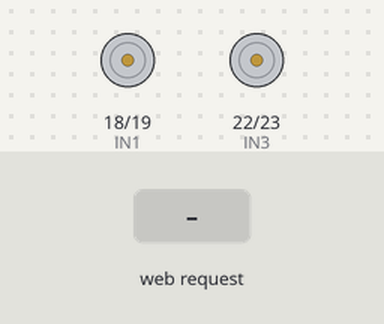
Bench run of a sketch on a simulated ESP32. Shown: motor-driver pin pairs drawn as motors (green arrow = first pin HIGH = forward, orange = second pin HIGH = backward, longer = more drive). The inputs (shaded band) are chosen by the test bench. WiFi joins after 1.5 s; servers stay silent unless stated; what the sketch prints to the serial monitor is not drawn.

Above: at 2.7 s.
2.8 s: HTTP request GET /runBothReverse received
At 3.3 s:
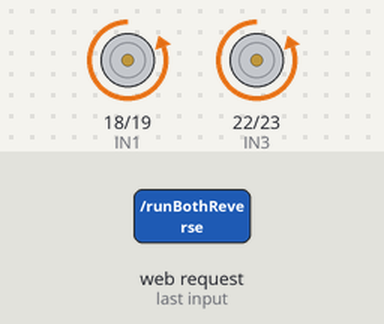
5.3 s: HTTP request GET /runBothForward received
At 6.1 s:
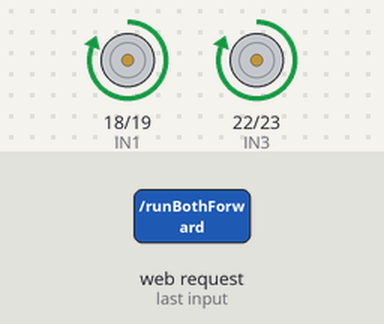
7.8 s: HTTP request GET /runMotorAReverse received
At 8.3 s:
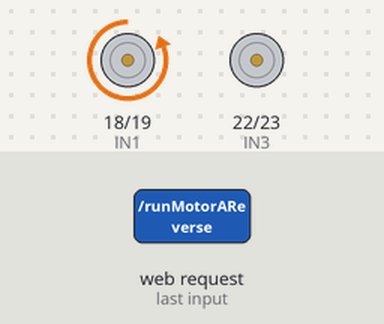
10.3 s: HTTP request GET /runMotorAForward received
At 11.1 s:
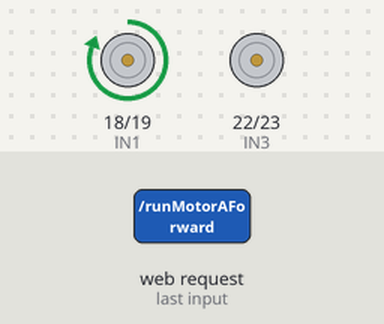
12.8 s: HTTP request GET /runMotorBReverse received
At 13.3 s:
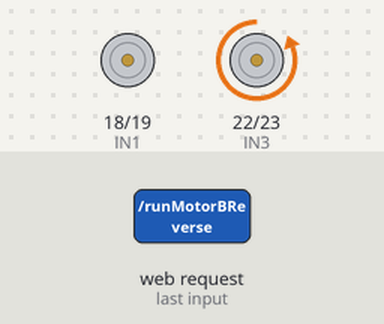
15.3 s: HTTP request GET /runMotorBForward received
At 16.1 s:
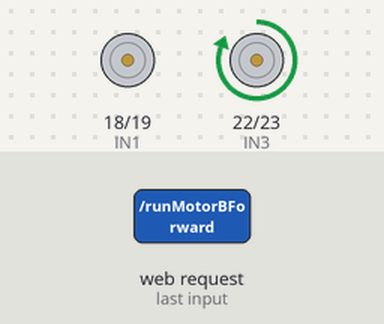
Timing chart, 0 to 18.3 s (numbered marks = the images above; inputs shaded):
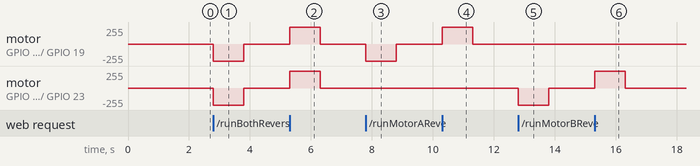

The sketch:

blinds.ino
```cpp
#include <WiFi.h>

const char* ssid = "YOUR_WIFI_SSID";
const char* password = "YOUR_WIFI_PASSWORD";

WiFiServer server(80);

const int IN1 = 18;
const int IN2 = 19;
const int IN3 = 22;
const int IN4 = 23;

String motorAState = "Open";
String motorBState = "Open";

void setup() {
  pinMode(IN1, OUTPUT);
  pinMode(IN2, OUTPUT);
  pinMode(IN3, OUTPUT);
  pinMode(IN4, OUTPUT);
  digitalWrite(IN1, LOW);
  digitalWrite(IN2, LOW);
  digitalWrite(IN3, LOW);
  digitalWrite(IN4, LOW);
  Serial.begin(115200);
  Serial.println();
  WiFi.begin(ssid, password);
  Serial.print("Connecting to WiFi");
  while (WiFi.status() != WL_CONNECTED) {
    delay(500);
    Serial.print(".");
  }
  Serial.println();
  Serial.print("Connected to WiFi. IP address: ");
  Serial.println(WiFi.localIP());
  server.begin();
}

void runBothForward() {
  Serial.println("Both Motors Forward for 1 second");
  digitalWrite(IN2, LOW);
  digitalWrite(IN4, LOW);
  digitalWrite(IN1, HIGH);
  digitalWrite(IN3, HIGH);
  delay(1000);
  digitalWrite(IN1, LOW);
  digitalWrite(IN3, LOW);
  motorAState = "Open";
  motorBState = "Open";
}

void runBothReverse() {
  Serial.println("Both Motors Reverse for 1 second");
  digitalWrite(IN1, LOW);
  digitalWrite(IN3, LOW);
  digitalWrite(IN2, HIGH);
  digitalWrite(IN4, HIGH);
  delay(1000);
  digitalWrite(IN2, LOW);
  digitalWrite(IN4, LOW);
  motorAState = "Closed";
  motorBState = "Closed";
}

void runMotorAForward() {
  Serial.println("Motor A Forward for 1 second");
  digitalWrite(IN2, LOW);
  digitalWrite(IN1, HIGH);
  delay(1000);
  digitalWrite(IN1, LOW);
  motorAState = "Open";
}

void runMotorAReverse() {
  Serial.println("Motor A Reverse for 1 second");
  digitalWrite(IN1, LOW);
  digitalWrite(IN2, HIGH);
  delay(1000);
  digitalWrite(IN2, LOW);
  motorAState = "Closed";
}

void runMotorBForward() {
  Serial.println("Motor B Forward for 1 second");
  digitalWrite(IN4, LOW);
  digitalWrite(IN3, HIGH);
  delay(1000);
  digitalWrite(IN3, LOW);
  motorBState = "Open";
}

void runMotorBReverse() {
  Serial.println("Motor B Reverse for 1 second");
  digitalWrite(IN3, LOW);
  digitalWrite(IN4, HIGH);
  delay(1000);
  digitalWrite(IN4, LOW);
  motorBState = "Closed";
}

void loop() {
  WiFiClient client = server.available();

  if (client) {
    Serial.println("New Client connected");
    String request = client.readStringUntil('\r');
    Serial.println("Request: " + request);
    client.flush();

    if (request.indexOf("/runBothForward") != -1) {
      if (motorAState != "Open" || motorBState != "Open") {
        runBothForward();
      } else {
        Serial.println("Both already open. No movement.");
      }
    }
    else if (request.indexOf("/runBothReverse") != -1) {
      if (motorAState != "Closed" || motorBState != "Closed") {
        runBothReverse();
      } else {
        Serial.println("Both already closed. No movement.");
      }
    }
    else if (request.indexOf("/runMotorAForward") != -1) {
      if (motorAState != "Open") {
        runMotorAForward();
      } else {
        Serial.println("Motor A already open. No movement.");
      }
    }
    else if (request.indexOf("/runMotorAReverse") != -1) {
      if (motorAState != "Closed") {
        runMotorAReverse();
      } else {
        Serial.println("Motor A already closed. No movement.");
      }
    }
    else if (request.indexOf("/runMotorBForward") != -1) {
      if (motorBState != "Open") {
        runMotorBForward();
      } else {
        Serial.println("Motor B already open. No movement.");
      }
    }
    else if (request.indexOf("/runMotorBReverse") != -1) {
      if (motorBState != "Closed") {
        runMotorBReverse();
      } else {
        Serial.println("Motor B already closed. No movement.");
      }
    }

    client.println("HTTP/1.1 200 OK");
    client.println("Content-type:text/html");
    client.println();
    client.println("<!DOCTYPE html><html>");
    client.println("<head><title>ESP32 Blinds Control</title>");
    client.println("<style>");
    client.println("body { background-color: #121212; color: white; font-family: Arial, sans-serif; text-align: center; }");
    client.println("h1 { color: #00bcd4; }");
    client.println(".section { border: 1px solid #333; border-radius: 15px; margin: 20px; padding: 20px; background-color: #1e1e1e; }");
    client.println("button { padding: 15px 30px; font-size: 18px; margin: 10px; border-radius: 10px; border: none; }");
    client.println(".forward { background-color: #4CAF50; color: white; }");
    client.println(".reverse { background-color: #f44336; color: white; }");
    client.println("</style>");
    client.println("</head>");
    client.println("<body>");
    client.println("<h1>ESP32 Blinds Control Panel</h1>");

    client.println("<div class='section'><h2>Both Blinds Control</h2>");
    client.println("<a href=\"/runBothForward\"><button class='forward'>Open 1s</button></a>");
    client.println("<a href=\"/runBothReverse\"><button class='reverse'>Close 1s</button></a></div>");

    client.println("<div class='section'><h2>Left Blinds Control</h2>");
    client.println("<a href=\"/runMotorAForward\"><button class='forward'>Open 1s</button></a>");
    client.println("<a href=\"/runMotorAReverse\"><button class='reverse'>Close 1s</button></a>");
    client.println("<p>Current State: " + motorAState + "</p></div>");

    client.println("<div class='section'><h2>Right Blinds Control</h2>");
    client.println("<a href=\"/runMotorBForward\"><button class='forward'>Open 1s</button></a>");
    client.println("<a href=\"/runMotorBReverse\"><button class='reverse'>Close 1s</button></a>");
    client.println("<p>Current State: " + motorBState + "</p></div>");

    client.println("</body></html>");
    client.println();

    delay(1);
    client.stop();
    Serial.println("Client disconnected");
  }
}
```

Measured:
- after the input at 2.8 s, motor on GPIO 18 (IN1) / GPIO 19 (IN2), motor on GPIO 22 (IN3) / GPIO 23 (IN4): stopped → backward 255/255 at once, → stopped 1.0 s later
- after the input at 5.3 s, motor on GPIO 18 (IN1) / GPIO 19 (IN2), motor on GPIO 22 (IN3) / GPIO 23 (IN4): stopped → forward 255/255 at once, → stopped 1.0 s later
- after the input at 7.8 s, motor on GPIO 18 (IN1) / GPIO 19 (IN2): stopped → backward 255/255 at once, → stopped 1.0 s later
- after the input at 10.3 s, motor on GPIO 18 (IN1) / GPIO 19 (IN2): stopped → forward 255/255 at once, → stopped 1.0 s later
- after the input at 12.8 s, motor on GPIO 22 (IN3) / GPIO 23 (IN4): stopped → backward 255/255 at once, → stopped 1.0 s later
- after the input at 15.3 s, motor on GPIO 22 (IN3) / GPIO 23 (IN4): stopped → forward 255/255 at once, → stopped 1.0 s later
